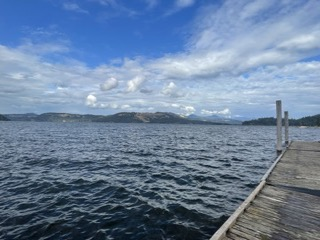
%> input picture GzFl8H7acAArWLm.jpeg, 320 x 240 px
$ octave longer.m   (GNU Octave 9; MATLAB toolbox functions it lacks are replaced by stand-ins)
%> lines starting %> are read from the running program, lines starting %| are printed output that depends on the picture
### tone.m
function [x] = tone(freq,duration,Fs)
%Tone: generate an 16-bit depth sine wave tone called x: of frequency
%freq (Hz) with sample frequency Fs (also Hz)
%for a duration of duration (ms)
%   Detailed explanation goes here
if nargin < 3
    Fs = 11025;
end
t = 0:1/Fs:duration/1000;
x = sin(2*pi*freq*t);
end

### longer.m
clear

% this takes longer than main2 (a minute or so) but the output is higher quality.

Fs = 11025;
source = imread("GzFl8H7acAArWLm.jpeg");
%> source is the input picture: size 240x320x3 uint8; mean R, G, B 106.3, 128.2, 156.2
source(:,:,[1 2 3]) = source(:,:,[2 3 1]); % R G B --> G B R.
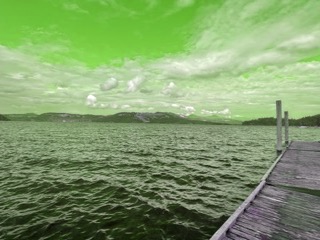
%> source: size 240x320x3 uint8; mean R, G, B 128.2, 156.2, 106.3
source = double(source); % convert to double for multiplication later
%> source: size 240x320x3 double

%% HEADER
% VOX tone
vox = tone(1900,100);
vox = cat(2,vox,tone(1500,100));
vox = cat(2,vox,tone(1900,100));
vox = cat(2,vox,tone(1500,100));
vox = cat(2,vox,tone(2300,100));
vox = cat(2,vox,tone(1500,100));
vox = cat(2,vox,tone(2300,100));
vox = cat(2,vox,tone(1500,100));

% Calibration Header
calheader = tone(1900,300);                  % leader tone
calheader = cat(2,calheader,tone(1200,10));  % break
calheader = cat(2,calheader,tone(1900,300)); % leader tone

% VIS Code: Scottie 1 is 60d (0111100). Least significant bit first.
vis = tone(1200,30);            % Start bit
vis = cat(2,vis,tone(1300,30)); % Bit 0: "0". 1 = 1100 Hz, 0 = 1300 Hz.
vis = cat(2,vis,tone(1300,30)); % Bit 1: "0".
vis = cat(2,vis,tone(1100,30)); % Bit 2: "1".
vis = cat(2,vis,tone(1100,30)); % Bit 3: "1".
vis = cat(2,vis,tone(1100,30)); % Bit 4: "1".
vis = cat(2,vis,tone(1100,30)); % Bit 5: "1".
vis = cat(2,vis,tone(1300,30)); % Bit 6: "0".
vis = cat(2,vis,tone(1300,30)); % Parity bit: "Even". Should be same as Bit 0.
vis = cat(2,vis,tone(1200,30)); % Stop bit

header = cat(2,calheader,vis);
header = cat(2, vox, header);

%% IMAGAE DATA
% Brightness conversion: 0 = 1500 Hz, 255 = 2300 Hz.
% freq = 1500+3.1372549*brightness
% 0.4320 ms per pixel, 138.240 ms per line for 320 cols.

t_pixel = 0.4320/1000;
sep_pulse = 1.5/1000;
sync_pulse = 9/1000;

duration = t_pixel*numel(source) + (sync_pulse+sep_pulse*3)*size(source,1) + sync_pulse; % duration after header in s
%> duration = 102.8
            % pixel brightnesses      seperator and sync pulses             first line sep
t_vect = 0:1/Fs:duration;
signal = zeros(1,length(t_vect));
freq_const = 3.1372549;

signal(t_vect < sync_pulse) = 1200; % first line only sync pulse
time = sync_pulse;
%> (the run ends here)
